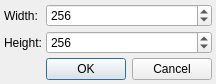
<?xml version="1.0" encoding="UTF-8"?>
<ui version="4.0">
 <class>AddImageDialog</class>
 <widget class="QDialog" name="AddImageDialog">
  <property name="windowModality">
   <enum>Qt::ApplicationModal</enum>
  </property>
  <property name="geometry">
   <rect>
    <x>0</x>
    <y>0</y>
    <width>292</width>
    <height>100</height>
   </rect>
  </property>
  <property name="sizePolicy">
   <sizepolicy hsizetype="Preferred" vsizetype="Preferred">
    <horstretch>0</horstretch>
    <verstretch>0</verstretch>
   </sizepolicy>
  </property>
  <property name="focusPolicy">
   <enum>Qt::StrongFocus</enum>
  </property>
  <property name="windowTitle">
   <string>Enter size of new image</string>
  </property>
  <property name="windowIcon">
   <iconset resource="../images.qrc">
    <normaloff>:/resources/background.png</normaloff>:/resources/background.png</iconset>
  </property>
  <property name="modal">
   <bool>true</bool>
  </property>
  <layout class="QGridLayout" name="gridLayout">
   <property name="sizeConstraint">
    <enum>QLayout::SetFixedSize</enum>
   </property>
   <property name="leftMargin">
    <number>4</number>
   </property>
   <property name="topMargin">
    <number>4</number>
   </property>
   <property name="rightMargin">
    <number>4</number>
   </property>
   <property name="bottomMargin">
    <number>4</number>
   </property>
   <property name="spacing">
    <number>4</number>
   </property>
   <item row="5" column="1">
    <widget class="QDialogButtonBox" name="buttonBox">
     <property name="orientation">
      <enum>Qt::Horizontal</enum>
     </property>
     <property name="standardButtons">
      <set>QDialogButtonBox::Cancel|QDialogButtonBox::Ok</set>
     </property>
    </widget>
   </item>
   <item row="2" column="1">
    <widget class="QSpinBox" name="widthSpinBox">
     <property name="focusPolicy">
      <enum>Qt::StrongFocus</enum>
     </property>
     <property name="minimum">
      <number>1</number>
     </property>
     <property name="maximum">
      <number>32767</number>
     </property>
     <property name="value">
      <number>256</number>
     </property>
    </widget>
   </item>
   <item row="2" column="0">
    <widget class="QLabel" name="widthLabel">
     <property name="text">
      <string>Width:</string>
     </property>
    </widget>
   </item>
   <item row="4" column="0">
    <widget class="QLabel" name="heightLabel">
     <property name="text">
      <string>Height:</string>
     </property>
    </widget>
   </item>
   <item row="4" column="1">
    <widget class="QSpinBox" name="heightSpinBox">
     <property name="minimum">
      <number>1</number>
     </property>
     <property name="maximum">
      <number>32767</number>
     </property>
     <property name="value">
      <number>256</number>
     </property>
    </widget>
   </item>
  </layout>
 </widget>
 <resources>
  <include location="../images.qrc"/>
 </resources>
 <connections>
  <connection>
   <sender>buttonBox</sender>
   <signal>accepted()</signal>
   <receiver>AddImageDialog</receiver>
   <slot>accept()</slot>
   <hints>
    <hint type="sourcelabel">
     <x>248</x>
     <y>254</y>
    </hint>
    <hint type="destinationlabel">
     <x>157</x>
     <y>274</y>
    </hint>
   </hints>
  </connection>
  <connection>
   <sender>buttonBox</sender>
   <signal>rejected()</signal>
   <receiver>AddImageDialog</receiver>
   <slot>reject()</slot>
   <hints>
    <hint type="sourcelabel">
     <x>316</x>
     <y>260</y>
    </hint>
    <hint type="destinationlabel">
     <x>286</x>
     <y>274</y>
    </hint>
   </hints>
  </connection>
 </connections>
</ui>
